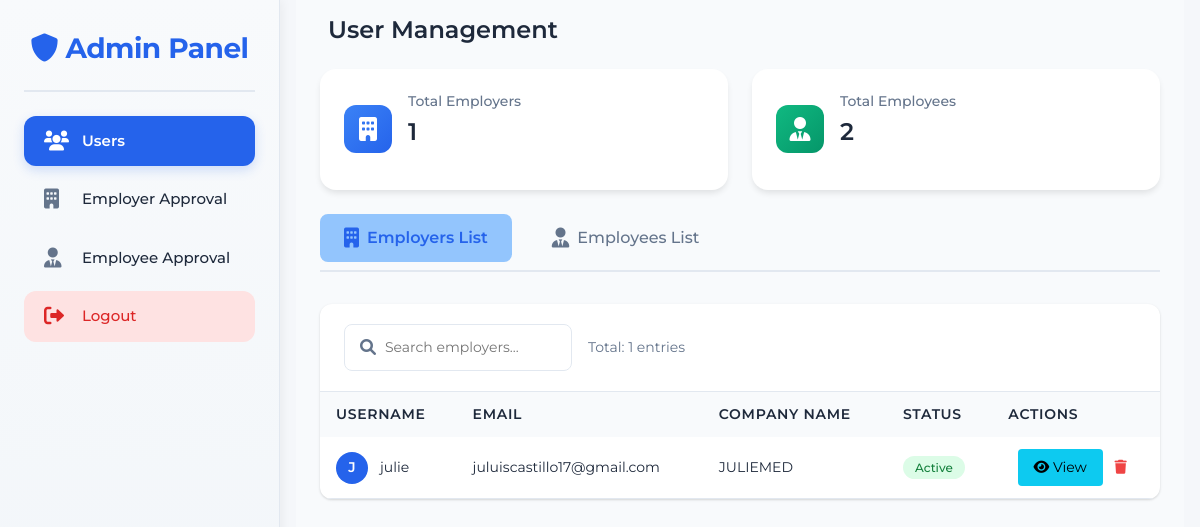
Page /secret-admin/dashboard/ (signed in) on the earlier database version.
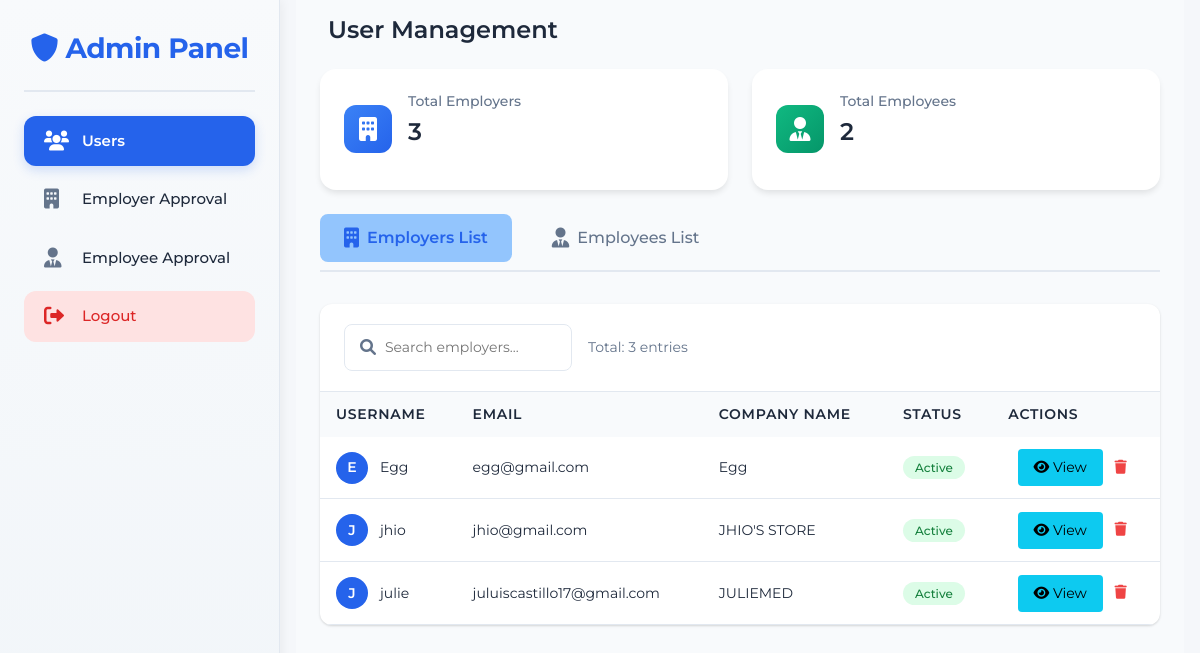
Same page on the later database version.
### employer/models.py (models this page shows, shortened)
class Employer(models.Model):
    REGISTRATION_TYPE_CHOICES = [
        ('SEC', 'SEC Registration'),
        ('DTI', 'DTI Registration'),
    ]
    username = models.CharField(max_length=100, unique=True)
    email = models.EmailField(unique=True)
    password = models.CharField(max_length=128)
    company_name = models.CharField(max_length=255, blank=True)
    company_description = models.TextField(blank=True)
    company_website = models.URLField(blank=True)
    company_location = models.CharField(max_length=255, blank=True)
    latitude = models.FloatField(null=True, blank=True)
    longitude = models.FloatField(null=True, blank=True)
    industry = models.CharField(max_length=100, blank=True)
    registration_type = models.CharField(
        max_length=3,
        choices=REGISTRATION_TYPE_CHOICES,
        blank=True
    )
    business_permit = models.FileField(
        upload_to='business_permits/',
        validators=[validate_file_extension, validate_file_size],
        blank=True,
        null=True,
        help_text='Upload your business permit (PDF, JPG, JPEG, or PNG, max 10MB)'
    )
    registration_document = models.FileField(
        upload_to='registration_documents/',
        validators=[validate_file_extension, validate_file_size],
        blank=True,
        null=True,
        help_text='Upload your SEC/DTI registration document (PDF, JPG, JPEG, or PNG, max 10MB)'
    )
    registration_number = models.CharField(
        max_length=50,
        blank=True,
        help_text='Your SEC/DTI registration number'
    )
    registration_date = models.DateField(
        null=True,
        blank=True,
        help_text='Date of SEC/DTI registration'
    )
    last_login = models.DateTimeField(null=True, blank=True)
    date_joined = models.DateTimeField(default=timezone.now)
    is_active = models.BooleanField(default=True)
    is_verified = models.BooleanField(default=False)
    is_approved = models.BooleanField(default=False)
    approval_date = models.DateTimeField(null=True, blank=True)
    rejection_reason = models.TextField(blank=True, null=True)

### admin_panel/views.py (the view)
# urls.py: path('dashboard/', views.admin_dashboard, name='dashboard'),
@login_required
@user_passes_test(is_admin)
def admin_dashboard(request):
    try:
        employees = Employee.objects.all().order_by('-date_joined')
        employers = Employer.objects.all().order_by('-date_joined')
        context = {
            'employees': employees,
            'employers': employers,
        }
        return render(request, 'admin_panel/dashboard.html', context)
    except Exception as e:
        messages.error(request, f'Error loading dashboard: {str(e)}')
        return render(request, 'admin_panel/dashboard.html', {'employees': [], 'employers': []})

### admin_panel/views.py (called while the page is built)
def is_admin(user):
    return user.is_authenticated and user.is_admin

### admin_panel/templates/admin_panel/dashboard.html (shortened to what the changed rows need)
{% extends "base.html" %}
{% load static %}
{% block extra_css %}
<link rel="stylesheet" href="{% static 'css/admin_panel.css' %}">
{% endblock %}
{% block content %}
<div class="admin-dashboard container-fluid">
    <aside class="sidebar">
        <div class="sidebar-header">
            <h2>
                <i class="fas fa-shield-alt"></i>
                Admin Panel
            </h2>
        </div>
    </aside>
    <main class="main-content px-4 py-3 w-full">
        <div class="content-header">
            <h1>User Management</h1>
        </div>
        <div class="stats-container gap-4 my-4">
            <div class="stat-card">
                <div class="stat-info">
                    <h3>Total Employers</h3>
                    <p class="stat-number">{{ employers|length }}</p>
                </div>
            </div>
        </div>
        <div id="employers-content" class="tab-content active">
            <div class="table-container w-full max-w-full overflow-x-auto my-4">
                <div class="table-header">
                    <div class="header-actions">
                        <div class="table-info">
                            <span class="total-entries">Total: {{ employers|length }} entries</span>
                        </div>
                    </div>
                </div>
                <div class="table-wrapper">
                    <table class="data-table">
                        <thead>
                            <tr>
                                <th>Username</th>
                                <th>Email</th>
                                <th>Company Name</th>
                                <th>Status</th>
                                <th>Actions</th>
                            </tr>
                        </thead>
                        <tbody>
                            {% for employer in employers %}
                            <tr data-employer-id="{{ employer.id }}">
                                <td>
                                    <div class="user-info">
                                        <div class="user-avatar">{{ employer.username|make_list|first|upper }}</div>
                                        <span>{{ employer.username }}</span>
                                    </div>
                                </td>
                                <td>{{ employer.email }}</td>
                                <td>{{ employer.company_name }}</td>
                                <td>
                                    <span class="status-badge active">Active</span>
                                </td>
                                <td class="text-center">
                                    <button onclick="viewUser('employer', {{ employer.id }})" class="btn btn-info btn-sm">
                                        <i class="fas fa-eye"></i> View
                                    </button>
                                    <button class="btn-delete" onclick="deleteUser('employer', {{ employer.id }})" title="Delete">
                                        <i class="fas fa-trash"></i>
                                    </button>
                                </td>
                            </tr>
                            {% endfor %}
                        </tbody>
                    </table>
                </div>
            </div>
        </div>
    </main>
</div>
{% endblock %}

Differences in the rows shown:
added Employer: username|make_list "E", username "Egg", email "egg@gmail.com", company_name "Egg"
added Employer: username|make_list "J", username "jhio", email "jhio@gmail.com", company_name "JHIO'S STORE"
Other differences:
{{ employers|length }}: "1" → "3"
